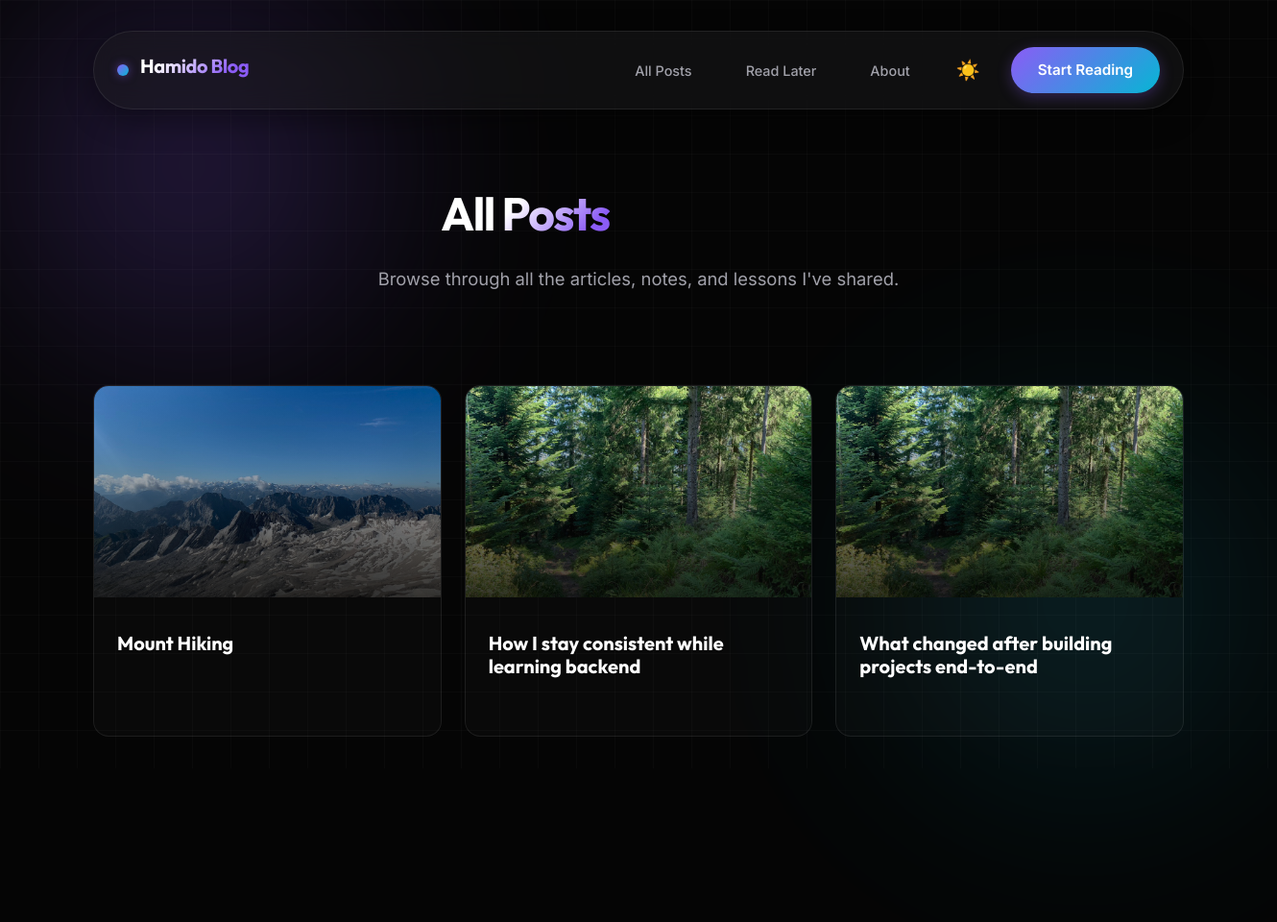
/posts, run on an earlier commit of the app's database.
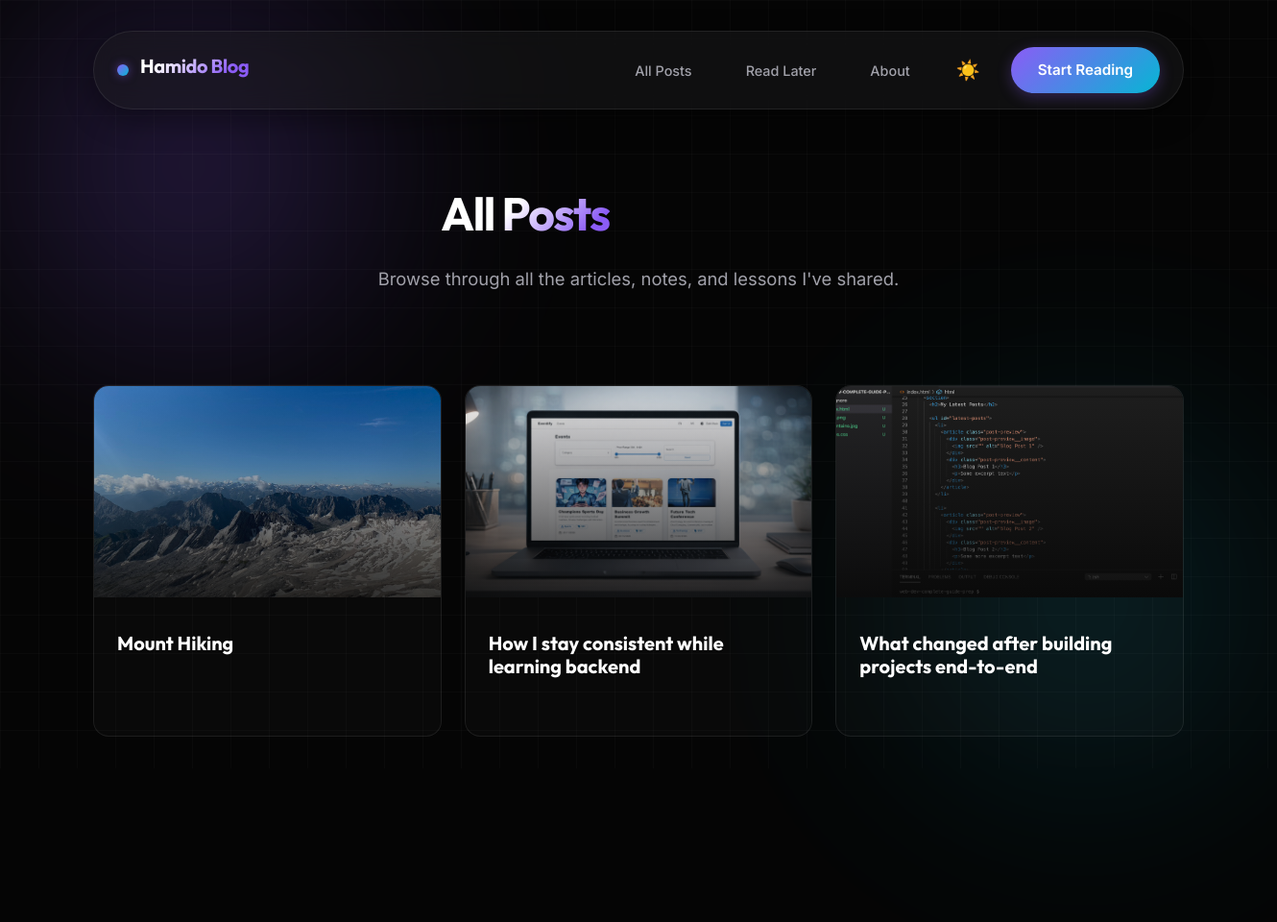
And on a later commit of the database.
### blog/models.py (models this page shows, shortened)
class Post(models.Model):
    title =  models.CharField(max_length=150)
    Excerpt = models.CharField(max_length=200)
    image = models.ImageField(upload_to='posts')
    date = models.DateField(auto_now=True)
    slug = models.SlugField(unique=True)
    content = models.TextField(validators=[MinLengthValidator(10)])
    author = models.ForeignKey(Auhtor,null=True, on_delete=models.SET_NULL, related_name='posts')
    tags = models.ManyToManyField(Tag,related_name='posts')

### blog/views.py (the view)
# urls.py: path('posts', views.PostsView.as_view(), name='posts-page'),
class PostsView(ListView):
    template_name = 'blog/all-posts.html'
    model = Post
    ordering = ["-date"]
    context_object_name = "posts"

### blog/templates/blog/all-posts.html (shortened to what this page needs)
{% extends "base.html" %}
{% load static %}
{% block content %}
<header class="section-head" style="margin-top: 2rem; margin-bottom: 3rem; text-align: center;">
    <h1 class="hero-title" style="font-size: 3rem;">All <span class="text-gradient">Posts</span></h1>
    <p style="color: var(--text-secondary); font-size: 1.15rem; max-width: 600px; margin: 0 auto;">
        Browse through all the articles, notes, and lessons I've shared.
    </p>
</header>
<div class="posts-grid" style="grid-template-columns: repeat(auto-fill, minmax(320px, 1fr));">
    {% for post in posts %}
    <article class="post-card">
        <div class="post-img-wrapper" style="height: 220px;">
            <img src="{{ post.image.url }}" alt="{{ post.title }}" class="post-img" />
        </div>
        <div class="post-content">
            <h3 class="post-title"><a href="{% url "post-detail-page" post.slug %}">{{ post.title }}</a></h3>
        </div>
    </article>
   {% empty %}
                <p style="color: var(--text-secondary);">No latest posts available.</p>
    {% endfor %}
</div>
{% endblock %}

### templates/base.html (shortened to what this page needs)
{% load static %}
<!DOCTYPE html>
<html lang="en">
<head>
    <link rel="stylesheet" href="{% static 'styles.css' %}">
</head>
<body>
    <div class="bg-glow"></div>
    <div class="bg-glow bg-glow-secondary"></div>
    <div class="bg-grid"></div>
    <div class="app-container">
        {% include 'includes/navbar.html' %}
        {% block content %}{% endblock %}
    </div>
</body>
</html>

### templates/includes/navbar.html (shortened to what this page needs)
<nav class="main-nav">
    <a href="{% url "starting-page" %}" class="brand">
        <span class="brand-dot"></span>
        <span class="brand-text text-gradient">Hamido Blog</span>
    </a>
    <div class="nav-links">
        <a href="{% url "posts-page" %}" class="nav-item">All Posts</a>
        <a href="{% url "read-later" %}" class="nav-item">Read Later</a>
        <a href="/#about" class="nav-item">About</a>
        <button id="theme-toggle" class="btn-theme-toggle" aria-label="Toggle Theme">
            <span class="sun-icon">☀️</span>
        </button>
        <a href="/#latest" class="btn btn-primary">Start Reading</a>
    </div>
</nav>

What changed in the data, as far as the page shows it:
changed Post "How I stay consistent while learning backend": image: a different picture
changed Post "What changed after building projects end-to-end": image: a different picture
